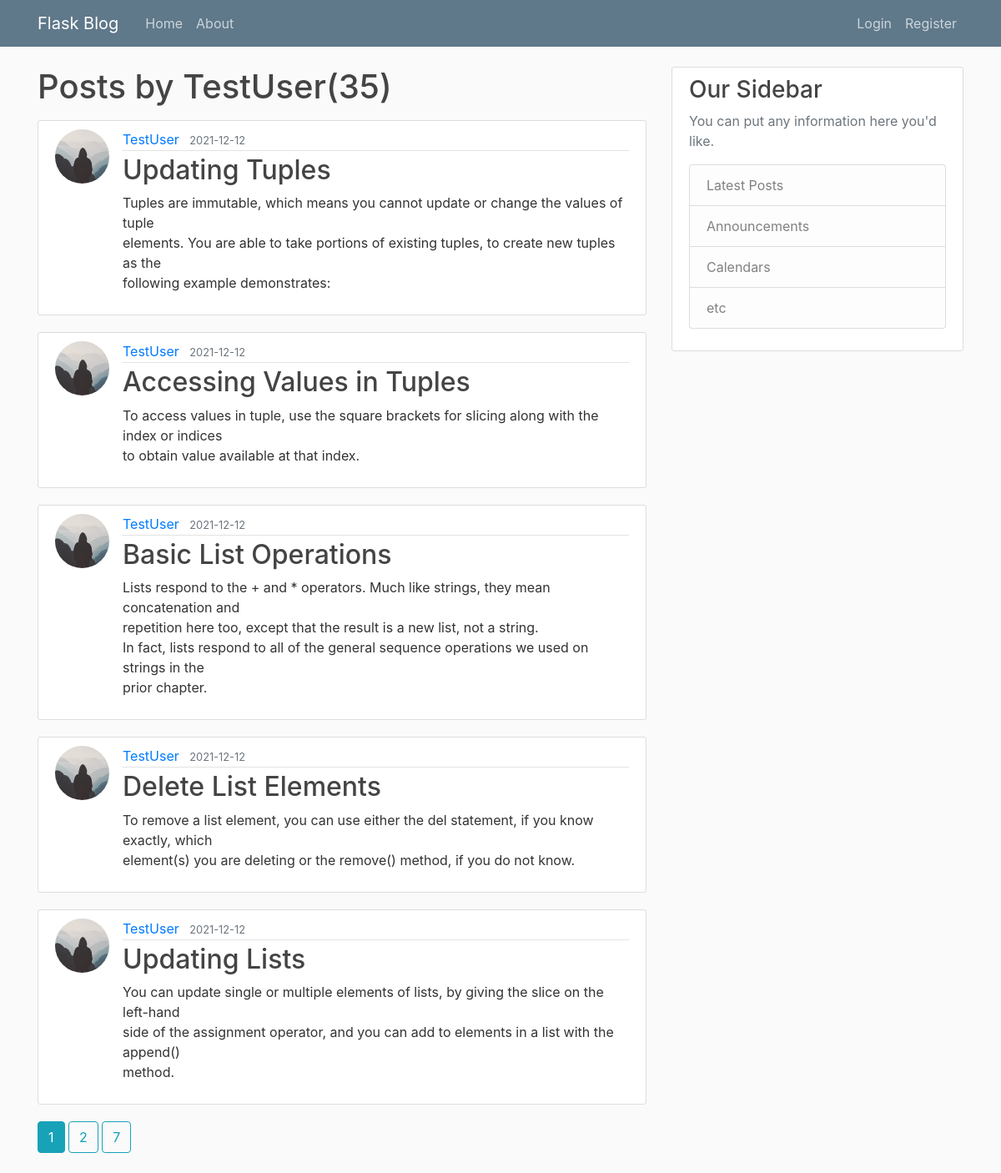
Page /user/TestUser on the committed database.
### flaskblog/model.py (models this page shows, shortened)
class User(db.Model, UserMixin):
    id = db.Column(db.Integer, primary_key=True)
    username = db.Column(db.String(20), unique=True, nullable=False)
    email = db.Column(db.String(120), unique=True, nullable=False)
    image_file = db.Column(db.String(20), nullable=False, default='default.jpg')
    password = db.Column(db.String(60), nullable=False)
    posts = db.relationship('Post', backref='author', lazy=True)

class Post(db.Model):
    id = db.Column(db.Integer, primary_key=True)
    title = db.Column(db.String(100), nullable=False)
    date_posted = db.Column(db.DateTime, nullable=False, default=datetime.utcnow)
    content = db.Column(db.Text, nullable=False)
    user_id = db.Column(db.Integer, db.ForeignKey('user.id'), nullable=False)

### flaskblog/users/routes.py (the view)
@users.route("/user/<string:username>")
def user_posts(username):
    page = request.args.get('page', 1, type=int)
    user = User.query.filter_by(username=username).first_or_404()
    posts = Post.query.filter_by(author=user)\
        .order_by(Post.date_posted.desc())\
        .paginate(page=page, per_page=5)
    return render_template('user_posts.html', posts=posts, user=user)

### flaskblog/templates/user_posts.html
{% extends "layout.html" %}
{% block content %}
    <h1 class="mb-3">Posts by {{user.username}}({{posts.total}})</h1>
	{% for post in posts.items %}
		<article class="media content-section">
			<img class="rounded-circle article-img" src="{{ url_for('static', filename='Profile_pic/'+post.author.image_file) }}">
			<div class="media-body">
				<div class="article-metadata">
					<a class="mr-2" href="{{url_for('user_posts', username=post.author.username)}}">{{ post.author.username }}</a>
					<small class="text-muted">{{ post.date_posted.strftime('%Y-%m-%d') }}</small>
				</div>
				<h2><a class="article-title" href="{{url_for('post', post_id=post.id)}}">{{ post.title }}</a></h2>
				<p class="article-content">{{ post.content }}</p>
			</div>
		</article>
	{% endfor %}
	{% for page_num in posts.iter_pages(left_edge=1, right_edge=1, left_current=1, right_current=2) %}
		{% if page_num %}
			{% if posts.page==page_num %}
				<a class="btn btn-info mb-4" href="{{ url_for('user_posts', username=user.username, page=page_num)}}">{{page_num}}</a>
			{% else %}
				<a class="btn btn-outline-info mb-4" href="{{ url_for('user_posts', username=user.username, page=page_num)}}">{{page_num}}</a>
			{% endif %}
		{% endif %}
	{% endfor %}
{% endblock content %}

### flaskblog/static/main.css (style rules this page uses)
body { background: #fafafa; color: #333333; margin-top: 5rem; }
h1, h2, h3, h4, h5, h6 { color: #444444; }
.content-section { background: #ffffff; padding: 10px 20px; border: 1px solid #dddddd; border-radius: 3px; margin-bottom: 20px; }
.article-title { color: #444444; }
.article-content { white-space: pre-line; }
.article-img { height: 65px; width: 65px; margin-right: 16px; }
.article-metadata { padding-bottom: 1px; margin-bottom: 4px; border-bottom: 1px solid #e3e3e3 }

### rows in the picture
User: username "TestUser"
Post: image_file (placeholder picture), author.username "TestUser", date_posted "2021-12-12", title "Updating Tuples", content "Tuples are immutable, which means you cannot update or change the values of tuple elements. You are able to take portions of existing tuples, to create new tuples as the following example demonstrates:"
Post: image_file (placeholder picture), author.username "TestUser", date_posted "2021-12-12", title "Accessing Values in Tuples", content "To access values in tuple, use the square brackets for slicing along with the index or indices to obtain value available at that index."
Post: image_file (placeholder picture), author.username "TestUser", date_posted "2021-12-12", title "Basic List Operations", content "Lists respond to the + and * operators. Much like strings, they mean concatenation and repetition here too, except that the result is a new list, not a string. In fact, lists respond to all of the general sequence operations we used on strings in the prior chapter."
Post: image_file (placeholder picture), author.username "TestUser", date_posted "2021-12-12", title "Delete List Elements", content "To remove a list element, you can use either the del statement, if you know exactly, which element(s) you are deleting or the remove() method, if you do not know."
Post: image_file (placeholder picture), author.username "TestUser", date_posted "2021-12-12", title "Updating Lists", content "You can update single or multiple elements of lists, by giving the slice on the left-hand side of the assignment operator, and you can add to elements in a list with the append() method."

### other values in the picture
{{ posts.total }} "35"
{{ page_num }} "1"
{{ page_num }} "2" "7"
